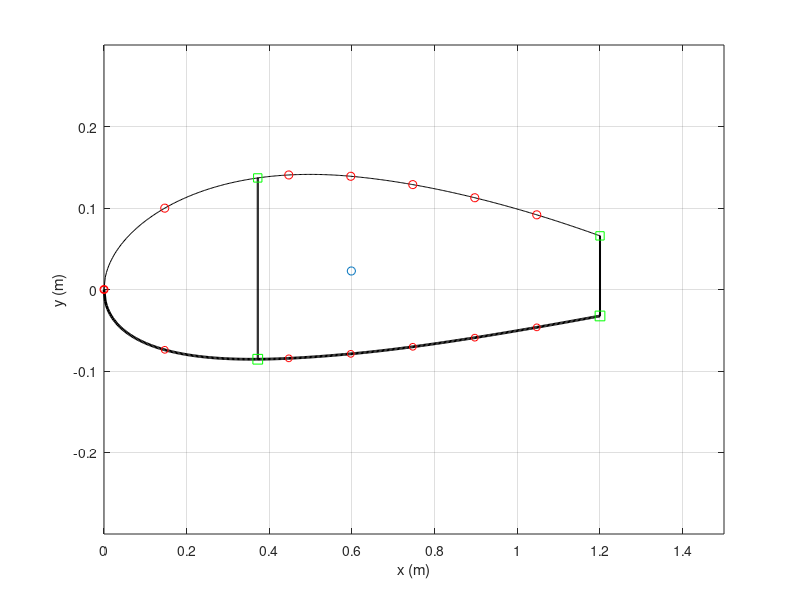

Recreate this plot in MATLAB.
function [x_c, y_c, Ixx, Iyy, Ixy, skin, spar, str, caps, x_quarterchord] = build_airfoil()


clear all;
%% 2415 Airfoil 
m = 0.02;               % 
p = 0.4;                % max camber
t = 0.15;               % max thickness 
c = 1.5;                % chord length
nx = 500;               % number of increments
dx = c/nx;  
x = 0:dx:c;             % even spacing

%% Structural elements (arbitrary inputs for now)
skin.t = 0.001;                               % thickness of skin
spar.t = 0.0025;                               % thickness of spar
str.A_upp = 5E-6;                            % area of each upper stringer
str.A_low = 5E-6;                            % area of each lower stringer
caps.A = 1E-5;                                % area of spar caps
spar.x = x(500/4);                                                      % choose x location of spar
str.x_upp = [x(1), x(50), x(150), x(200), x(250),x(300), x(350)];     % choose x locations of upper stringers
str.x_low = [x(1), x(50), x(150), x(200), x(250),x(300), x(350)];     % choose x locations of lower stringers

%% Create Airfoil from equation
yc = zeros(1,nx+1);
yt = zeros(1,nx+1);
yU0 = zeros(1,nx+1);
yL0 = zeros(1,nx+1);
theta = zeros(1,nx+1);
xb = p*c;
i_xb = xb/dx + 1;  

% NACA equation source: http://www.aerospaceweb.org/question/airfoils/q0041.shtml    
for i = 1:nx+1
    yt(i) = 5*t*c*(0.2969*sqrt(x(i)/c) - 0.1260*(x(i)/c) - 0.3516*(x(i)/c)^2 + 0.2843*(x(i)/c)^3 - 0.1015*(x(i)/c)^4);
    if i <= i_xb
        yc(i) = m*x(i)/p^2*(2*p - x(i)/c);
        theta(i) = atan(2*m/p^2*(p - x(i)/c));
    else
        yc(i) = m*(c - x(i))/(1-p)^2*(1 + x(i)/c - 2*p);
        theta(i) = atan(2*m/(1-p)^2*(p-x(i)/c));
    end
    yU0(i) = yc(i) + yt(i)*cos(theta(i));
    yL0(i) = yc(i) - yt(i)*cos(theta(i));
end

% The last 20% of the chord length of the airfoil was neglected under the assumption that
% this section contained flaps and ailerons, and would therefore not support aerodynamic loads.
i_xend = round(0.8*c/dx)+1;
x = x(1:i_xend);
yU = yU0(1:i_xend);
yL = yL0(1:i_xend);

%% Spars
spar.x = [spar.x,x(end)];                    % x location of spar
spar.n = length(spar.x);                     % number of spars
spar.i = round(spar.x./dx)+1;                % index of spars  
spar.h = yU(spar.i) - yL(spar.i);            % height of spar
spar.Cy = (yU(spar.i) + yL(spar.i))/2;       % y centroid of spar  
spar.A = spar.t*spar.h;                      % area of spar
spar.y_upp = yU(spar.i);
spar.y_low = yL(spar.i);

%% Stringers
str.n_upp = length(str.x_upp);                            % number of upper stringers
str.i_upp = round(str.x_upp./dx)+1;                       % indices of upper stringers
str.n_low = length(str.x_low);                            % number of lower stringers
str.i_low = round(str.x_low./dx)+1;                       % indices of lower stringers
str.y_upp = yU(str.i_upp);
str.y_low = yL(str.i_low);

%% Nodes (based on TA's definition: node = skin and spar cap)
node.x_upp = [str.x_upp,spar.x];            % x location of upper stringers and spars
node.x_upp = sort(node.x_upp);              % sort ascending
% skin should be broken into smaller elements for higher accuracy of calculation
% break one skin element into two by adding one more node in between
skin.x_upp = zeros(1,2*length(node.x_upp)-1);
for i = 1:length(node.x_upp)-1
    skin.x_upp(2*i-1) = node.x_upp(i);
    skin.x_upp(2*i) = (node.x_upp(i) + node.x_upp(i+1))/2;
end
skin.x_upp(end) = node.x_upp(end);

skin.i_upp = round(skin.x_upp/dx)+1;       % indices of skins
skin.n_upp = length(skin.x_upp)-1;         % number of upper skins
skin.l_upp = zeros(1,skin.n_upp);          % length of upper skins
skin.A_upp = zeros(1,skin.n_upp);          % area of upper skins
skin.Cx_upp = zeros(1,skin.n_upp);         % x centroid of upper skins
skin.Cy_upp = zeros(1,skin.n_upp);         % y centroid of upper skins

for i = 1:skin.n_upp
    skin.l_upp(i) = sqrt((yU(skin.i_upp(i+1)) - yU(skin.i_upp(i)))^2 + (skin.x_upp(i+1) - skin.x_upp(i))^2);  
    skin.A_upp(i) = skin.t*skin.l_upp(i);
    skin.Cx_upp(i) = (skin.x_upp(i+1) + skin.x_upp(i))/2;
    skin.Cy_upp(i) = (yU(skin.i_upp(i+1)) + yU(skin.i_upp(i)))/2;
end

% lower nodes
node.x_low = [str.x_low,spar.x];
node.x_low = sort(node.x_low);

skin.x_low = zeros(1,2*length(node.x_low)-1);
for i = 1:length(node.x_low)-1
    skin.x_low(2*i-1) = node.x_low(i);
    skin.x_low(2*i) = (node.x_low(i) + node.x_low(i+1))/2;
end
skin.x_low(end) = node.x_low(end);

skin.i_low = round(skin.x_low/dx)+1;
skin.n_low = length(skin.x_low)-1;
skin.l_low = zeros(1,skin.n_low);
skin.A_low = zeros(1,skin.n_low);
skin.Cx_low = zeros(1,skin.n_low);
skin.Cy_low = zeros(1,skin.n_low);

for i = 1:skin.n_low
    skin.l_low(i) = sqrt((yL(skin.i_low(i+1)) - yL(skin.i_low(i)))^2 + (skin.x_low(i+1) - skin.x_low(i))^2);
    skin.A_low(i) = skin.t*skin.l_low(i);
    skin.Cx_low(i) = (skin.x_low(i+1) + skin.x_low(i))/2;
    skin.Cy_low(i) = (yL(skin.i_low(i+1)) + yL(skin.i_low(i)))/2;
end

%% Spar Caps
caps.x = spar.x;
caps.n = 2*length(caps.x);
caps.y_upp = yU(spar.i);
caps.y_low = yL(spar.i);
caps.i = round(caps.x/dx)+1;
% Centroids of caps are at the x and y locations: caps.Cy = caps.C,

%% Centroid of the overall wing section
% initial value
Cx_sum = 2*(sum(caps.x.*caps.A)) + sum(str.x_upp.*str.A_upp) + sum(str.x_low.*str.A_low) + sum(spar.x.*spar.A) ...
         + sum(skin.Cx_low.*skin.A_low) + sum(skin.Cx_upp.*skin.A_upp);
Cy_sum = sum(caps.y_low.*caps.A) + sum(caps.y_upp.*caps.A) + sum(yU(str.i_upp).*str.A_upp) + sum(yL(str.i_low).*str.A_low) ... 
         + sum(spar.Cy.*spar.A) + sum(skin.Cy_low.*skin.A_low) + sum(skin.Cy_upp.*skin.A_upp);
A_sum = caps.A*caps.n + str.A_upp*str.n_upp + str.A_low*str.n_low + sum(spar.A) + sum(skin.A_low) + sum(skin.A_upp);

Cx = Cx_sum/A_sum;
Cy = Cy_sum/A_sum;

figure
plot(x,yU,'k',x,yL,'k','Linewidth',2);
ylim([-0.3 0.3])
hold on
xlim([0,c]);
plot(str.x_upp,yU(str.i_upp),'or',str.x_low,yL(str.i_low),'or','markersize',5);
% plot([x(1),x(1)],[yU(i(1)),yL(i(1))],'b',[x(end),x(end)],[yU(end),yL(end)],'b','Linewidth',3);
rectangle('Position',[x(spar.i(1))-spar.t/2, yL(spar.i(1)), spar.t, yU(spar.i(1))-yL(spar.i(1))]);
rectangle('Position',[x(spar.i(2))-spar.t/2, yL(spar.i(2)), spar.t, yU(spar.i(2))-yL(spar.i(2))]);
plot(spar.x,yU(spar.i),'sg',spar.x,yL(spar.i),'sg','markersize',7);
% plot([x(end),x(end)],[yU(end),yL(end)]);
scatter(Cx,Cy,'m*')
ylabel('y (m)')
xlabel('x (m)')
grid on

%% Area moments of inertia
for i = 1:length(spar.x)
    spar.Ixx(i) = (spar.t*spar.h(i)^3)/12 + spar.A(i)*(spar.Cy(i) - Cy)^2;
    spar.Iyy(i) = (spar.h(i)*spar.t^3)/12 + spar.A(i)*(spar.x(i) - Cx)^2;
    spar.Ixy(i) = spar.A(i)*(spar.Cy(i) - Cy)*(spar.x(i) - Cx);
end

for i = 1:skin.n_upp
    skin.Ixx_upp(i) = skin.A_upp(i)*(skin.Cy_upp(i) - Cy)^2;
    skin.Iyy_upp(i) = skin.A_upp(i)*(skin.Cx_upp(i) - Cx)^2;
    skin.Ixy_upp(i) = skin.A_upp(i)*(skin.Cy_upp(i) - Cy)*(skin.Cx_upp(i) - Cx);
end

for i = 1:skin.n_low
    skin.Ixx_low(i) = skin.A_low(i)*(skin.Cy_low(i) - Cy)^2;
    skin.Iyy_low(i) = skin.A_low(i)*(skin.Cx_low(i) - Cx)^2;
    skin.Ixy_low(i) = skin.A_low(i)*(skin.Cy_low(i) - Cy)*(skin.Cx_low(i) - Cx);
end

for i = 1:str.n_upp
    str.Ixx_upp(i) = str.A_upp*(yU(str.i_upp(i)) - Cy)^2;
    str.Iyy_upp(i) = str.A_upp*(str.x_upp(i) - Cx)^2;
    str.Ixy_upp(i) = str.A_upp*(yU(str.i_upp(i)) - Cy)*(str.x_upp(i) - Cx);
end

for i = 1:str.n_low
    str.Ixx_low(i) = str.A_low*(yL(str.i_low(i)) - Cy)^2;
    str.Iyy_low(i) = str.A_low*(str.x_low(i) - Cx)^2;
    str.Ixy_low(i) = str.A_low*(yL(str.i_low(i)) - Cy)*(str.x_low(i) - Cx);
end

for i = 1:length(caps.x)
    caps.Ixx_upp(i) = caps.A*(caps.y_upp(i) - Cy)^2;
    caps.Iyy_upp(i) = caps.A*(caps.x(i) - Cx)^2;
    caps.Ixy_upp(i) = caps.A*(caps.y_upp(i) - Cy)*(caps.x(i) - Cx);
end

for i = 1:length(caps.x)
    caps.Ixx_low(i) = caps.A*(caps.y_low(i) - Cy)^2;
    caps.Iyy_low(i) = caps.A*(caps.x(i) - Cx)^2;
    caps.Ixy_low(i) = caps.A*(caps.y_low(i) - Cy)*(caps.x(i) - Cx);
end

Ixx = sum(spar.Ixx)+sum(skin.Ixx_upp)+sum(skin.Ixx_low)+sum(str.Ixx_upp)+sum(str.Ixx_low)+sum(caps.Ixx_low);
Iyy = sum(spar.Iyy)+sum(skin.Iyy_upp)+sum(skin.Iyy_low)+sum(str.Iyy_upp)+sum(str.Iyy_low)+sum(caps.Iyy_low);
Ixy = sum(spar.Ixy)+sum(skin.Ixy_upp)+sum(skin.Ixy_low)+sum(str.Ixy_upp)+sum(str.Ixy_low)+sum(caps.Ixy_low);


%%%%%%%%%%%%%%%%%%%%%%%%%%%%%%%%%%%%%%%%%%%%%%%%%%%%%%%%%%%%%%%%%%%%%%%%
%% BELOW CALCULATIONS ARE COORDINATE TRANSFORMATIONS FOR JARED's CODE %%
%%%%%%%%%%%%%%%%%%%%%%%%%%%%%%%%%%%%%%%%%%%%%%%%%%%%%%%%%%%%%%%%%%%%%%%%

%% Shift coordinate system to centroid-centered frame
% x's
spar.x_c = spar.x - Cx;
skin.x_upp_c = skin.x_upp - Cx;
skin.x_low_c = skin.x_low - Cx;
str.x_upp_c = str.x_upp - Cx;
str.x_low_c = str.x_low - Cx;
caps.x_upp_c = caps.x - Cx;
caps.x_low_c = caps.x - Cx;

% y's (Cy's are y's for point-components)
skin.y_upp_c = skin.Cy_upp - Cy;
skin.y_low_c = skin.Cy_low - Cy;
str.y_upp_c = str.y_upp - Cy;
str.y_low_c = str.y_low - Cy;
caps.y_upp_c = caps.y_upp - Cy;
caps.y_low_c = caps.y_low - Cy;

%% Make CCW coordinate system for shear flow
x_CCW = zeros(1,length(x));
yU_CCW = zeros(1,length(x));
yL_CCW = zeros(1,length(x));

for i = 1:length(x)
    x_CCW(i) = x(end - i + 1);
    yU_CCW(i) = yU(end - i + 1);
    yL_CCW(i) = yL(end - i + 1);
end
y_CCW = [yU_CCW yL_CCW(end:-1:1)];         
x_CCW = [x_CCW x(1:end)];

spar.i_CCW = length(x) - spar.i + 1;
spar.i_CCW = sort([spar.i_CCW, (length(x) + spar.i - 1)]); 
skin.i_CCW = length(x) - skin.i_upp + 1;
skin.i_CCW = sort([skin.i_CCW, (length(x) + skin.i_low - 1)]);
str.i_CCW = length(x) - str.i_upp + 1;
str.i_CCW = sort([str.i_CCW, (length(x) + str.i_low - 1)]);
caps.i_CCW = spar.i_CCW;

x_c = x_CCW - Cx;
y_c = y_CCW - Cy;

x_quarterchord = (max(x_c)-min(x_c))/4 + min(x_c);

disp('build_airfoil complete');

%% coordiante transformation: new origin at centroid
%
%
% You need to update x, yU, yL, x_skinU, x_skinL, x_spar, x_strU, x_strL
%
%
